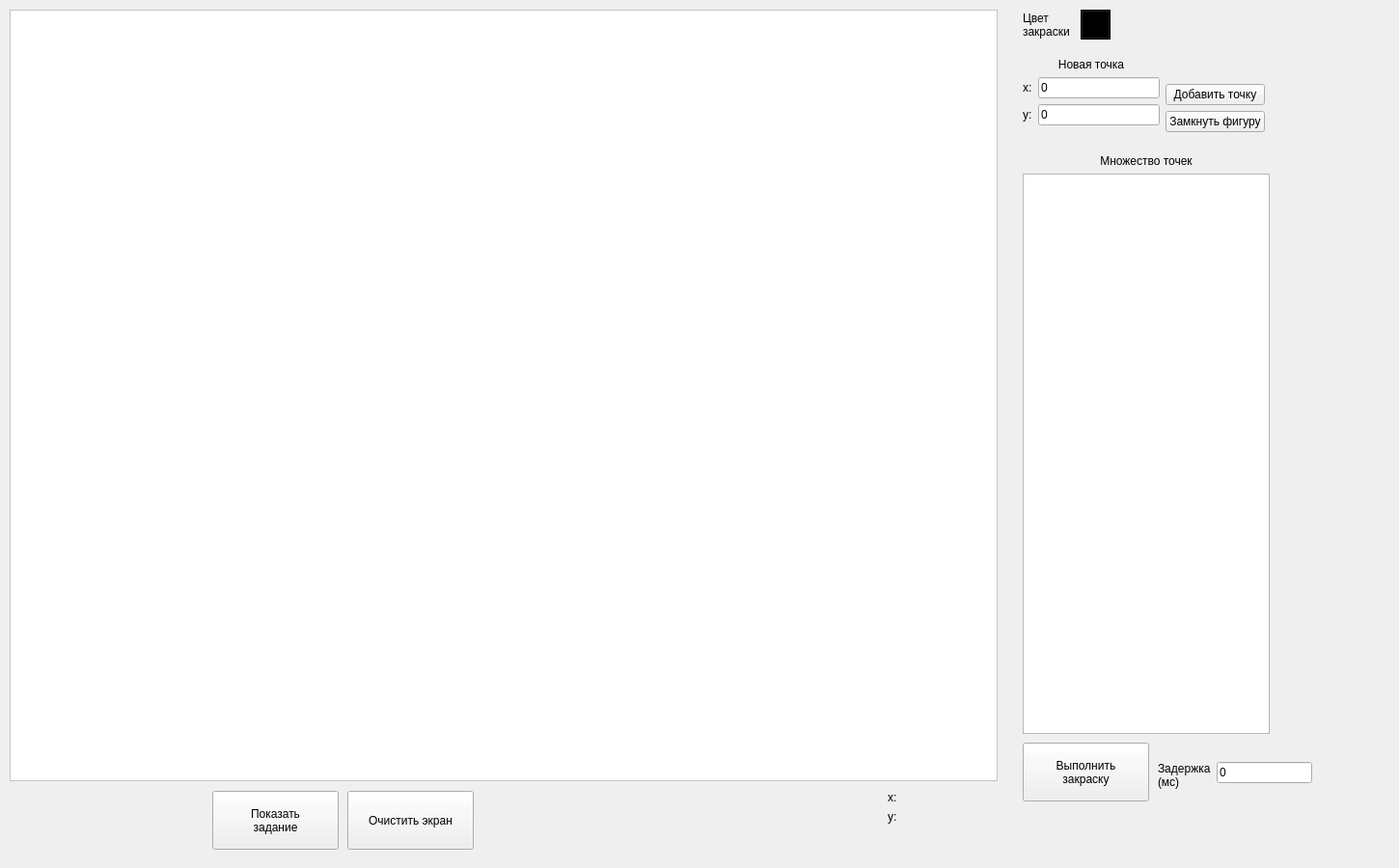
<?xml version="1.0" encoding="UTF-8"?>
<ui version="4.0">
 <class>MainWindow</class>
 <widget class="QMainWindow" name="MainWindow">
  <property name="geometry">
   <rect>
    <x>0</x>
    <y>0</y>
    <width>1450</width>
    <height>900</height>
   </rect>
  </property>
  <property name="sizePolicy">
   <sizepolicy hsizetype="Fixed" vsizetype="Fixed">
    <horstretch>0</horstretch>
    <verstretch>0</verstretch>
   </sizepolicy>
  </property>
  <property name="minimumSize">
   <size>
    <width>1450</width>
    <height>900</height>
   </size>
  </property>
  <property name="maximumSize">
   <size>
    <width>1450</width>
    <height>900</height>
   </size>
  </property>
  <property name="windowTitle">
   <string>Лабораторная работа №5</string>
  </property>
  <property name="tabShape">
   <enum>QTabWidget::TabShape::Rounded</enum>
  </property>
  <property name="unifiedTitleAndToolBarOnMac">
   <bool>true</bool>
  </property>
  <widget class="QWidget" name="centralwidget">
   <widget class="QPushButton" name="showTaskButton">
    <property name="geometry">
     <rect>
      <x>220</x>
      <y>820</y>
      <width>131</width>
      <height>61</height>
     </rect>
    </property>
    <property name="text">
     <string>Показать
задание</string>
    </property>
   </widget>
   <widget class="QGraphicsView" name="graphicsView">
    <property name="geometry">
     <rect>
      <x>10</x>
      <y>10</y>
      <width>1024</width>
      <height>800</height>
     </rect>
    </property>
    <property name="sizePolicy">
     <sizepolicy hsizetype="Fixed" vsizetype="Fixed">
      <horstretch>0</horstretch>
      <verstretch>0</verstretch>
     </sizepolicy>
    </property>
    <property name="palette">
     <palette>
      <active>
       <colorrole role="WindowText">
        <brush brushstyle="SolidPattern">
         <color alpha="255">
          <red>0</red>
          <green>0</green>
          <blue>0</blue>
         </color>
        </brush>
       </colorrole>
       <colorrole role="Button">
        <brush brushstyle="SolidPattern">
         <color alpha="255">
          <red>255</red>
          <green>255</green>
          <blue>255</blue>
         </color>
        </brush>
       </colorrole>
       <colorrole role="Light">
        <brush brushstyle="SolidPattern">
         <color alpha="255">
          <red>255</red>
          <green>255</green>
          <blue>255</blue>
         </color>
        </brush>
       </colorrole>
       <colorrole role="Midlight">
        <brush brushstyle="SolidPattern">
         <color alpha="255">
          <red>255</red>
          <green>255</green>
          <blue>255</blue>
         </color>
        </brush>
       </colorrole>
       <colorrole role="Dark">
        <brush brushstyle="SolidPattern">
         <color alpha="255">
          <red>127</red>
          <green>127</green>
          <blue>127</blue>
         </color>
        </brush>
       </colorrole>
       <colorrole role="Mid">
        <brush brushstyle="SolidPattern">
         <color alpha="255">
          <red>170</red>
          <green>170</green>
          <blue>170</blue>
         </color>
        </brush>
       </colorrole>
       <colorrole role="Text">
        <brush brushstyle="SolidPattern">
         <color alpha="255">
          <red>0</red>
          <green>0</green>
          <blue>0</blue>
         </color>
        </brush>
       </colorrole>
       <colorrole role="BrightText">
        <brush brushstyle="SolidPattern">
         <color alpha="255">
          <red>255</red>
          <green>255</green>
          <blue>255</blue>
         </color>
        </brush>
       </colorrole>
       <colorrole role="ButtonText">
        <brush brushstyle="SolidPattern">
         <color alpha="255">
          <red>0</red>
          <green>0</green>
          <blue>0</blue>
         </color>
        </brush>
       </colorrole>
       <colorrole role="Base">
        <brush brushstyle="SolidPattern">
         <color alpha="255">
          <red>255</red>
          <green>255</green>
          <blue>255</blue>
         </color>
        </brush>
       </colorrole>
       <colorrole role="Window">
        <brush brushstyle="SolidPattern">
         <color alpha="255">
          <red>255</red>
          <green>255</green>
          <blue>255</blue>
         </color>
        </brush>
       </colorrole>
       <colorrole role="Shadow">
        <brush brushstyle="SolidPattern">
         <color alpha="255">
          <red>0</red>
          <green>0</green>
          <blue>0</blue>
         </color>
        </brush>
       </colorrole>
       <colorrole role="AlternateBase">
        <brush brushstyle="SolidPattern">
         <color alpha="255">
          <red>255</red>
          <green>255</green>
          <blue>255</blue>
         </color>
        </brush>
       </colorrole>
       <colorrole role="ToolTipBase">
        <brush brushstyle="SolidPattern">
         <color alpha="255">
          <red>255</red>
          <green>255</green>
          <blue>220</blue>
         </color>
        </brush>
       </colorrole>
       <colorrole role="ToolTipText">
        <brush brushstyle="SolidPattern">
         <color alpha="255">
          <red>0</red>
          <green>0</green>
          <blue>0</blue>
         </color>
        </brush>
       </colorrole>
       <colorrole role="PlaceholderText">
        <brush brushstyle="SolidPattern">
         <color alpha="127">
          <red>0</red>
          <green>0</green>
          <blue>0</blue>
         </color>
        </brush>
       </colorrole>
       <colorrole role="Accent">
        <brush brushstyle="SolidPattern">
         <color alpha="255">
          <red>255</red>
          <green>255</green>
          <blue>255</blue>
         </color>
        </brush>
       </colorrole>
      </active>
      <inactive>
       <colorrole role="WindowText">
        <brush brushstyle="SolidPattern">
         <color alpha="255">
          <red>0</red>
          <green>0</green>
          <blue>0</blue>
         </color>
        </brush>
       </colorrole>
       <colorrole role="Button">
        <brush brushstyle="SolidPattern">
         <color alpha="255">
          <red>255</red>
          <green>255</green>
          <blue>255</blue>
         </color>
        </brush>
       </colorrole>
       <colorrole role="Light">
        <brush brushstyle="SolidPattern">
         <color alpha="255">
          <red>255</red>
          <green>255</green>
          <blue>255</blue>
         </color>
        </brush>
       </colorrole>
       <colorrole role="Midlight">
        <brush brushstyle="SolidPattern">
         <color alpha="255">
          <red>255</red>
          <green>255</green>
          <blue>255</blue>
         </color>
        </brush>
       </colorrole>
       <colorrole role="Dark">
        <brush brushstyle="SolidPattern">
         <color alpha="255">
          <red>127</red>
          <green>127</green>
          <blue>127</blue>
         </color>
        </brush>
       </colorrole>
       <colorrole role="Mid">
        <brush brushstyle="SolidPattern">
         <color alpha="255">
          <red>170</red>
          <green>170</green>
          <blue>170</blue>
         </color>
        </brush>
       </colorrole>
       <colorrole role="Text">
        <brush brushstyle="SolidPattern">
         <color alpha="255">
          <red>0</red>
          <green>0</green>
          <blue>0</blue>
         </color>
        </brush>
       </colorrole>
       <colorrole role="BrightText">
        <brush brushstyle="SolidPattern">
         <color alpha="255">
          <red>255</red>
          <green>255</green>
          <blue>255</blue>
         </color>
        </brush>
       </colorrole>
       <colorrole role="ButtonText">
        <brush brushstyle="SolidPattern">
         <color alpha="255">
          <red>0</red>
          <green>0</green>
          <blue>0</blue>
         </color>
        </brush>
       </colorrole>
       <colorrole role="Base">
        <brush brushstyle="SolidPattern">
         <color alpha="255">
          <red>255</red>
          <green>255</green>
          <blue>255</blue>
         </color>
        </brush>
       </colorrole>
       <colorrole role="Window">
        <brush brushstyle="SolidPattern">
         <color alpha="255">
          <red>255</red>
          <green>255</green>
          <blue>255</blue>
         </color>
        </brush>
       </colorrole>
       <colorrole role="Shadow">
        <brush brushstyle="SolidPattern">
         <color alpha="255">
          <red>0</red>
          <green>0</green>
          <blue>0</blue>
         </color>
        </brush>
       </colorrole>
       <colorrole role="AlternateBase">
        <brush brushstyle="SolidPattern">
         <color alpha="255">
          <red>255</red>
          <green>255</green>
          <blue>255</blue>
         </color>
        </brush>
       </colorrole>
       <colorrole role="ToolTipBase">
        <brush brushstyle="SolidPattern">
         <color alpha="255">
          <red>255</red>
          <green>255</green>
          <blue>220</blue>
         </color>
        </brush>
       </colorrole>
       <colorrole role="ToolTipText">
        <brush brushstyle="SolidPattern">
         <color alpha="255">
          <red>0</red>
          <green>0</green>
          <blue>0</blue>
         </color>
        </brush>
       </colorrole>
       <colorrole role="PlaceholderText">
        <brush brushstyle="SolidPattern">
         <color alpha="127">
          <red>0</red>
          <green>0</green>
          <blue>0</blue>
         </color>
        </brush>
       </colorrole>
       <colorrole role="Accent">
        <brush brushstyle="SolidPattern">
         <color alpha="255">
          <red>255</red>
          <green>255</green>
          <blue>255</blue>
         </color>
        </brush>
       </colorrole>
      </inactive>
      <disabled>
       <colorrole role="WindowText">
        <brush brushstyle="SolidPattern">
         <color alpha="255">
          <red>127</red>
          <green>127</green>
          <blue>127</blue>
         </color>
        </brush>
       </colorrole>
       <colorrole role="Button">
        <brush brushstyle="SolidPattern">
         <color alpha="255">
          <red>255</red>
          <green>255</green>
          <blue>255</blue>
         </color>
        </brush>
       </colorrole>
       <colorrole role="Light">
        <brush brushstyle="SolidPattern">
         <color alpha="255">
          <red>255</red>
          <green>255</green>
          <blue>255</blue>
         </color>
        </brush>
       </colorrole>
       <colorrole role="Midlight">
        <brush brushstyle="SolidPattern">
         <color alpha="255">
          <red>255</red>
          <green>255</green>
          <blue>255</blue>
         </color>
        </brush>
       </colorrole>
       <colorrole role="Dark">
        <brush brushstyle="SolidPattern">
         <color alpha="255">
          <red>127</red>
          <green>127</green>
          <blue>127</blue>
         </color>
        </brush>
       </colorrole>
       <colorrole role="Mid">
        <brush brushstyle="SolidPattern">
         <color alpha="255">
          <red>170</red>
          <green>170</green>
          <blue>170</blue>
         </color>
        </brush>
       </colorrole>
       <colorrole role="Text">
        <brush brushstyle="SolidPattern">
         <color alpha="255">
          <red>127</red>
          <green>127</green>
          <blue>127</blue>
         </color>
        </brush>
       </colorrole>
       <colorrole role="BrightText">
        <brush brushstyle="SolidPattern">
         <color alpha="255">
          <red>255</red>
          <green>255</green>
          <blue>255</blue>
         </color>
        </brush>
       </colorrole>
       <colorrole role="ButtonText">
        <brush brushstyle="SolidPattern">
         <color alpha="255">
          <red>127</red>
          <green>127</green>
          <blue>127</blue>
         </color>
        </brush>
       </colorrole>
       <colorrole role="Base">
        <brush brushstyle="SolidPattern">
         <color alpha="255">
          <red>255</red>
          <green>255</green>
          <blue>255</blue>
         </color>
        </brush>
       </colorrole>
       <colorrole role="Window">
        <brush brushstyle="SolidPattern">
         <color alpha="255">
          <red>255</red>
          <green>255</green>
          <blue>255</blue>
         </color>
        </brush>
       </colorrole>
       <colorrole role="Shadow">
        <brush brushstyle="SolidPattern">
         <color alpha="255">
          <red>0</red>
          <green>0</green>
          <blue>0</blue>
         </color>
        </brush>
       </colorrole>
       <colorrole role="AlternateBase">
        <brush brushstyle="SolidPattern">
         <color alpha="255">
          <red>255</red>
          <green>255</green>
          <blue>255</blue>
         </color>
        </brush>
       </colorrole>
       <colorrole role="ToolTipBase">
        <brush brushstyle="SolidPattern">
         <color alpha="255">
          <red>255</red>
          <green>255</green>
          <blue>220</blue>
         </color>
        </brush>
       </colorrole>
       <colorrole role="ToolTipText">
        <brush brushstyle="SolidPattern">
         <color alpha="255">
          <red>0</red>
          <green>0</green>
          <blue>0</blue>
         </color>
        </brush>
       </colorrole>
       <colorrole role="PlaceholderText">
        <brush brushstyle="SolidPattern">
         <color alpha="127">
          <red>127</red>
          <green>127</green>
          <blue>127</blue>
         </color>
        </brush>
       </colorrole>
       <colorrole role="Accent">
        <brush brushstyle="SolidPattern">
         <color alpha="255">
          <red>255</red>
          <green>255</green>
          <blue>255</blue>
         </color>
        </brush>
       </colorrole>
      </disabled>
     </palette>
    </property>
    <property name="cursor" stdset="0">
     <cursorShape>WaitCursor</cursorShape>
    </property>
    <property name="verticalScrollBarPolicy">
     <enum>Qt::ScrollBarPolicy::ScrollBarAlwaysOff</enum>
    </property>
    <property name="horizontalScrollBarPolicy">
     <enum>Qt::ScrollBarPolicy::ScrollBarAlwaysOff</enum>
    </property>
    <property name="dragMode">
     <enum>QGraphicsView::DragMode::NoDrag</enum>
    </property>
    <property name="transformationAnchor">
     <enum>QGraphicsView::ViewportAnchor::NoAnchor</enum>
    </property>
    <property name="resizeAnchor">
     <enum>QGraphicsView::ViewportAnchor::NoAnchor</enum>
    </property>
    <property name="viewportUpdateMode">
     <enum>QGraphicsView::ViewportUpdateMode::NoViewportUpdate</enum>
    </property>
   </widget>
   <widget class="QWidget" name="formLayoutWidget">
    <property name="geometry">
     <rect>
      <x>920</x>
      <y>820</y>
      <width>121</width>
      <height>44</height>
     </rect>
    </property>
    <layout class="QFormLayout" name="coordinateLayout">
     <property name="sizeConstraint">
      <enum>QLayout::SizeConstraint::SetFixedSize</enum>
     </property>
     <property name="fieldGrowthPolicy">
      <enum>QFormLayout::FieldGrowthPolicy::AllNonFixedFieldsGrow</enum>
     </property>
     <property name="labelAlignment">
      <set>Qt::AlignmentFlag::AlignLeading|Qt::AlignmentFlag::AlignLeft|Qt::AlignmentFlag::AlignVCenter</set>
     </property>
     <item row="0" column="1">
      <widget class="QLabel" name="cursorPositionX">
       <property name="text">
        <string/>
       </property>
      </widget>
     </item>
     <item row="1" column="0">
      <widget class="QLabel" name="positionLabelY">
       <property name="text">
        <string>y:</string>
       </property>
      </widget>
     </item>
     <item row="0" column="0">
      <widget class="QLabel" name="positionLabelX">
       <property name="sizePolicy">
        <sizepolicy hsizetype="Fixed" vsizetype="Fixed">
         <horstretch>0</horstretch>
         <verstretch>0</verstretch>
        </sizepolicy>
       </property>
       <property name="text">
        <string>x:</string>
       </property>
      </widget>
     </item>
     <item row="1" column="1">
      <widget class="QLabel" name="cursorPositionY">
       <property name="text">
        <string/>
       </property>
      </widget>
     </item>
    </layout>
   </widget>
   <widget class="QPushButton" name="clearScreenButton">
    <property name="geometry">
     <rect>
      <x>360</x>
      <y>820</y>
      <width>131</width>
      <height>61</height>
     </rect>
    </property>
    <property name="text">
     <string>Очистить экран</string>
    </property>
   </widget>
   <widget class="QToolButton" name="colorChangeButton">
    <property name="geometry">
     <rect>
      <x>1120</x>
      <y>10</y>
      <width>31</width>
      <height>31</height>
     </rect>
    </property>
    <property name="sizePolicy">
     <sizepolicy hsizetype="Minimum" vsizetype="Minimum">
      <horstretch>0</horstretch>
      <verstretch>0</verstretch>
     </sizepolicy>
    </property>
    <property name="palette">
     <palette>
      <active>
       <colorrole role="WindowText">
        <brush brushstyle="SolidPattern">
         <color alpha="255">
          <red>0</red>
          <green>0</green>
          <blue>0</blue>
         </color>
        </brush>
       </colorrole>
       <colorrole role="Button">
        <brush brushstyle="SolidPattern">
         <color alpha="255">
          <red>0</red>
          <green>0</green>
          <blue>0</blue>
         </color>
        </brush>
       </colorrole>
       <colorrole role="Light">
        <brush brushstyle="SolidPattern">
         <color alpha="255">
          <red>0</red>
          <green>0</green>
          <blue>0</blue>
         </color>
        </brush>
       </colorrole>
       <colorrole role="Midlight">
        <brush brushstyle="SolidPattern">
         <color alpha="255">
          <red>0</red>
          <green>0</green>
          <blue>0</blue>
         </color>
        </brush>
       </colorrole>
       <colorrole role="Dark">
        <brush brushstyle="SolidPattern">
         <color alpha="255">
          <red>0</red>
          <green>0</green>
          <blue>0</blue>
         </color>
        </brush>
       </colorrole>
       <colorrole role="Mid">
        <brush brushstyle="SolidPattern">
         <color alpha="255">
          <red>0</red>
          <green>0</green>
          <blue>0</blue>
         </color>
        </brush>
       </colorrole>
       <colorrole role="Text">
        <brush brushstyle="SolidPattern">
         <color alpha="255">
          <red>0</red>
          <green>0</green>
          <blue>0</blue>
         </color>
        </brush>
       </colorrole>
       <colorrole role="BrightText">
        <brush brushstyle="SolidPattern">
         <color alpha="255">
          <red>0</red>
          <green>0</green>
          <blue>0</blue>
         </color>
        </brush>
       </colorrole>
       <colorrole role="ButtonText">
        <brush brushstyle="SolidPattern">
         <color alpha="255">
          <red>0</red>
          <green>0</green>
          <blue>0</blue>
         </color>
        </brush>
       </colorrole>
       <colorrole role="Base">
        <brush brushstyle="SolidPattern">
         <color alpha="255">
          <red>0</red>
          <green>0</green>
          <blue>0</blue>
         </color>
        </brush>
       </colorrole>
       <colorrole role="Window">
        <brush brushstyle="SolidPattern">
         <color alpha="255">
          <red>0</red>
          <green>0</green>
          <blue>0</blue>
         </color>
        </brush>
       </colorrole>
       <colorrole role="Shadow">
        <brush brushstyle="SolidPattern">
         <color alpha="255">
          <red>0</red>
          <green>0</green>
          <blue>0</blue>
         </color>
        </brush>
       </colorrole>
       <colorrole role="Highlight">
        <brush brushstyle="SolidPattern">
         <color alpha="255">
          <red>0</red>
          <green>0</green>
          <blue>0</blue>
         </color>
        </brush>
       </colorrole>
       <colorrole role="HighlightedText">
        <brush brushstyle="SolidPattern">
         <color alpha="255">
          <red>0</red>
          <green>0</green>
          <blue>0</blue>
         </color>
        </brush>
       </colorrole>
       <colorrole role="Link">
        <brush brushstyle="SolidPattern">
         <color alpha="255">
          <red>0</red>
          <green>0</green>
          <blue>0</blue>
         </color>
        </brush>
       </colorrole>
       <colorrole role="LinkVisited">
        <brush brushstyle="SolidPattern">
         <color alpha="255">
          <red>0</red>
          <green>0</green>
          <blue>0</blue>
         </color>
        </brush>
       </colorrole>
       <colorrole role="AlternateBase">
        <brush brushstyle="SolidPattern">
         <color alpha="255">
          <red>0</red>
          <green>0</green>
          <blue>0</blue>
         </color>
        </brush>
       </colorrole>
       <colorrole role="ToolTipBase">
        <brush brushstyle="SolidPattern">
         <color alpha="255">
          <red>0</red>
          <green>0</green>
          <blue>0</blue>
         </color>
        </brush>
       </colorrole>
       <colorrole role="ToolTipText">
        <brush brushstyle="SolidPattern">
         <color alpha="255">
          <red>0</red>
          <green>0</green>
          <blue>0</blue>
         </color>
        </brush>
       </colorrole>
       <colorrole role="PlaceholderText">
        <brush brushstyle="SolidPattern">
         <color alpha="255">
          <red>0</red>
          <green>0</green>
          <blue>0</blue>
         </color>
        </brush>
       </colorrole>
       <colorrole role="Accent">
        <brush brushstyle="SolidPattern">
         <color alpha="255">
          <red>0</red>
          <green>0</green>
          <blue>0</blue>
         </color>
        </brush>
       </colorrole>
      </active>
      <inactive>
       <colorrole role="WindowText">
        <brush brushstyle="SolidPattern">
         <color alpha="255">
          <red>0</red>
          <green>0</green>
          <blue>0</blue>
         </color>
        </brush>
       </colorrole>
       <colorrole role="Button">
        <brush brushstyle="SolidPattern">
         <color alpha="255">
          <red>0</red>
          <green>0</green>
          <blue>0</blue>
         </color>
        </brush>
       </colorrole>
       <colorrole role="Light">
        <brush brushstyle="SolidPattern">
         <color alpha="255">
          <red>0</red>
          <green>0</green>
          <blue>0</blue>
         </color>
        </brush>
       </colorrole>
       <colorrole role="Midlight">
        <brush brushstyle="SolidPattern">
         <color alpha="255">
          <red>0</red>
          <green>0</green>
          <blue>0</blue>
         </color>
        </brush>
       </colorrole>
       <colorrole role="Dark">
        <brush brushstyle="SolidPattern">
         <color alpha="255">
          <red>0</red>
          <green>0</green>
          <blue>0</blue>
         </color>
        </brush>
       </colorrole>
       <colorrole role="Mid">
        <brush brushstyle="SolidPattern">
         <color alpha="255">
          <red>0</red>
          <green>0</green>
          <blue>0</blue>
         </color>
        </brush>
       </colorrole>
       <colorrole role="Text">
        <brush brushstyle="SolidPattern">
         <color alpha="255">
          <red>0</red>
          <green>0</green>
          <blue>0</blue>
         </color>
        </brush>
       </colorrole>
       <colorrole role="BrightText">
        <brush brushstyle="SolidPattern">
         <color alpha="255">
          <red>0</red>
          <green>0</green>
          <blue>0</blue>
         </color>
        </brush>
       </colorrole>
       <colorrole role="ButtonText">
        <brush brushstyle="SolidPattern">
         <color alpha="255">
          <red>0</red>
          <green>0</green>
          <blue>0</blue>
         </color>
        </brush>
       </colorrole>
       <colorrole role="Base">
        <brush brushstyle="SolidPattern">
         <color alpha="255">
          <red>0</red>
          <green>0</green>
          <blue>0</blue>
         </color>
        </brush>
       </colorrole>
       <colorrole role="Window">
        <brush brushstyle="SolidPattern">
         <color alpha="255">
          <red>0</red>
          <green>0</green>
          <blue>0</blue>
         </color>
        </brush>
       </colorrole>
       <colorrole role="Shadow">
        <brush brushstyle="SolidPattern">
         <color alpha="255">
          <red>0</red>
          <green>0</green>
          <blue>0</blue>
         </color>
        </brush>
       </colorrole>
       <colorrole role="Highlight">
        <brush brushstyle="SolidPattern">
         <color alpha="255">
          <red>0</red>
          <green>0</green>
          <blue>0</blue>
         </color>
        </brush>
       </colorrole>
       <colorrole role="HighlightedText">
        <brush brushstyle="SolidPattern">
         <color alpha="255">
          <red>0</red>
          <green>0</green>
          <blue>0</blue>
         </color>
        </brush>
       </colorrole>
       <colorrole role="Link">
        <brush brushstyle="SolidPattern">
         <color alpha="255">
          <red>0</red>
          <green>0</green>
          <blue>0</blue>
         </color>
        </brush>
       </colorrole>
       <colorrole role="LinkVisited">
        <brush brushstyle="SolidPattern">
         <color alpha="255">
          <red>0</red>
          <green>0</green>
          <blue>0</blue>
         </color>
        </brush>
       </colorrole>
       <colorrole role="AlternateBase">
        <brush brushstyle="SolidPattern">
         <color alpha="255">
          <red>0</red>
          <green>0</green>
          <blue>0</blue>
         </color>
        </brush>
       </colorrole>
       <colorrole role="ToolTipBase">
        <brush brushstyle="SolidPattern">
         <color alpha="255">
          <red>0</red>
          <green>0</green>
          <blue>0</blue>
         </color>
        </brush>
       </colorrole>
       <colorrole role="ToolTipText">
        <brush brushstyle="SolidPattern">
         <color alpha="255">
          <red>0</red>
          <green>0</green>
          <blue>0</blue>
         </color>
        </brush>
       </colorrole>
       <colorrole role="PlaceholderText">
        <brush brushstyle="SolidPattern">
         <color alpha="255">
          <red>0</red>
          <green>0</green>
          <blue>0</blue>
         </color>
        </brush>
       </colorrole>
       <colorrole role="Accent">
        <brush brushstyle="SolidPattern">
         <color alpha="255">
          <red>0</red>
          <green>0</green>
          <blue>0</blue>
         </color>
        </brush>
       </colorrole>
      </inactive>
      <disabled>
       <colorrole role="WindowText">
        <brush brushstyle="SolidPattern">
         <color alpha="255">
          <red>0</red>
          <green>0</green>
          <blue>0</blue>
         </color>
        </brush>
       </colorrole>
       <colorrole role="Button">
        <brush brushstyle="SolidPattern">
         <color alpha="255">
          <red>0</red>
          <green>0</green>
          <blue>0</blue>
         </color>
        </brush>
       </colorrole>
       <colorrole role="Light">
        <brush brushstyle="SolidPattern">
         <color alpha="255">
          <red>0</red>
          <green>0</green>
          <blue>0</blue>
         </color>
        </brush>
       </colorrole>
       <colorrole role="Midlight">
        <brush brushstyle="SolidPattern">
         <color alpha="255">
          <red>0</red>
          <green>0</green>
          <blue>0</blue>
         </color>
        </brush>
       </colorrole>
       <colorrole role="Dark">
        <brush brushstyle="SolidPattern">
         <color alpha="255">
          <red>0</red>
          <green>0</green>
          <blue>0</blue>
         </color>
        </brush>
       </colorrole>
       <colorrole role="Mid">
        <brush brushstyle="SolidPattern">
         <color alpha="255">
          <red>0</red>
          <green>0</green>
          <blue>0</blue>
         </color>
        </brush>
       </colorrole>
       <colorrole role="Text">
        <brush brushstyle="SolidPattern">
         <color alpha="255">
          <red>0</red>
          <green>0</green>
          <blue>0</blue>
         </color>
        </brush>
       </colorrole>
       <colorrole role="BrightText">
        <brush brushstyle="SolidPattern">
         <color alpha="255">
          <red>0</red>
          <green>0</green>
          <blue>0</blue>
         </color>
        </brush>
       </colorrole>
       <colorrole role="ButtonText">
        <brush brushstyle="SolidPattern">
         <color alpha="255">
          <red>0</red>
          <green>0</green>
          <blue>0</blue>
         </color>
        </brush>
       </colorrole>
       <colorrole role="Base">
        <brush brushstyle="SolidPattern">
         <color alpha="255">
          <red>0</red>
          <green>0</green>
          <blue>0</blue>
         </color>
        </brush>
       </colorrole>
       <colorrole role="Window">
        <brush brushstyle="SolidPattern">
         <color alpha="255">
          <red>0</red>
          <green>0</green>
          <blue>0</blue>
         </color>
        </brush>
       </colorrole>
       <colorrole role="Shadow">
        <brush brushstyle="SolidPattern">
         <color alpha="255">
          <red>0</red>
          <green>0</green>
          <blue>0</blue>
         </color>
        </brush>
       </colorrole>
       <colorrole role="HighlightedText">
        <brush brushstyle="SolidPattern">
         <color alpha="255">
          <red>0</red>
          <green>0</green>
          <blue>0</blue>
         </color>
        </brush>
       </colorrole>
       <colorrole role="Link">
        <brush brushstyle="SolidPattern">
         <color alpha="255">
          <red>0</red>
          <green>0</green>
          <blue>0</blue>
         </color>
        </brush>
       </colorrole>
       <colorrole role="LinkVisited">
        <brush brushstyle="SolidPattern">
         <color alpha="255">
          <red>0</red>
          <green>0</green>
          <blue>0</blue>
         </color>
        </brush>
       </colorrole>
       <colorrole role="AlternateBase">
        <brush brushstyle="SolidPattern">
         <color alpha="255">
          <red>0</red>
          <green>0</green>
          <blue>0</blue>
         </color>
        </brush>
       </colorrole>
       <colorrole role="ToolTipBase">
        <brush brushstyle="SolidPattern">
         <color alpha="255">
          <red>0</red>
          <green>0</green>
          <blue>0</blue>
         </color>
        </brush>
       </colorrole>
       <colorrole role="ToolTipText">
        <brush brushstyle="SolidPattern">
         <color alpha="255">
          <red>0</red>
          <green>0</green>
          <blue>0</blue>
         </color>
        </brush>
       </colorrole>
       <colorrole role="PlaceholderText">
        <brush brushstyle="SolidPattern">
         <color alpha="255">
          <red>0</red>
          <green>0</green>
          <blue>0</blue>
         </color>
        </brush>
       </colorrole>
       <colorrole role="Accent">
        <brush brushstyle="SolidPattern">
         <color alpha="255">
          <red>0</red>
          <green>0</green>
          <blue>0</blue>
         </color>
        </brush>
       </colorrole>
      </disabled>
     </palette>
    </property>
    <property name="layoutDirection">
     <enum>Qt::LayoutDirection::LeftToRight</enum>
    </property>
    <property name="autoFillBackground">
     <bool>true</bool>
    </property>
    <property name="text">
     <string/>
    </property>
   </widget>
   <widget class="QLabel" name="fillColorLabel">
    <property name="geometry">
     <rect>
      <x>1060</x>
      <y>10</y>
      <width>51</width>
      <height>31</height>
     </rect>
    </property>
    <property name="text">
     <string>Цвет
закраски</string>
    </property>
   </widget>
   <widget class="QWidget" name="verticalLayoutWidget_2">
    <property name="geometry">
     <rect>
      <x>1060</x>
      <y>160</y>
      <width>256</width>
      <height>601</height>
     </rect>
    </property>
    <layout class="QVBoxLayout" name="tableLayout">
     <item>
      <widget class="QLabel" name="tableLayoutLabel">
       <property name="text">
        <string>Множество точек</string>
       </property>
       <property name="alignment">
        <set>Qt::AlignmentFlag::AlignCenter</set>
       </property>
      </widget>
     </item>
     <item>
      <widget class="QTableView" name="pointsTableView"/>
     </item>
    </layout>
   </widget>
   <widget class="QWidget" name="horizontalLayoutWidget">
    <property name="geometry">
     <rect>
      <x>1060</x>
      <y>60</y>
      <width>251</width>
      <height>91</height>
     </rect>
    </property>
    <layout class="QHBoxLayout" name="manualPointHorLayout">
     <item>
      <layout class="QFormLayout" name="newPointLayout">
       <item row="0" column="0" colspan="2">
        <widget class="QLabel" name="newPointLabel">
         <property name="text">
          <string>Новая точка</string>
         </property>
         <property name="alignment">
          <set>Qt::AlignmentFlag::AlignCenter</set>
         </property>
        </widget>
       </item>
       <item row="1" column="0">
        <widget class="QLabel" name="newPointLabelX">
         <property name="text">
          <string>x:</string>
         </property>
        </widget>
       </item>
       <item row="1" column="1">
        <widget class="QLineEdit" name="newPointEditX">
         <property name="text">
          <string>0</string>
         </property>
        </widget>
       </item>
       <item row="2" column="0">
        <widget class="QLabel" name="newPointLabelY">
         <property name="text">
          <string>y:</string>
         </property>
        </widget>
       </item>
       <item row="2" column="1">
        <widget class="QLineEdit" name="newPointEditY">
         <property name="text">
          <string>0</string>
         </property>
        </widget>
       </item>
      </layout>
     </item>
     <item>
      <layout class="QVBoxLayout" name="manualPointButtons">
       <item>
        <spacer name="verticalSpacer">
         <property name="orientation">
          <enum>Qt::Orientation::Vertical</enum>
         </property>
         <property name="sizeHint" stdset="0">
          <size>
           <width>20</width>
           <height>40</height>
          </size>
         </property>
        </spacer>
       </item>
       <item>
        <spacer name="verticalSpacer_3">
         <property name="orientation">
          <enum>Qt::Orientation::Vertical</enum>
         </property>
         <property name="sizeHint" stdset="0">
          <size>
           <width>20</width>
           <height>40</height>
          </size>
         </property>
        </spacer>
       </item>
       <item>
        <widget class="QPushButton" name="addPointButton">
         <property name="text">
          <string>Добавить точку</string>
         </property>
        </widget>
       </item>
       <item>
        <widget class="QPushButton" name="closeFigureButton">
         <property name="text">
          <string>Замкнуть фигуру</string>
         </property>
        </widget>
       </item>
       <item>
        <spacer name="verticalSpacer_2">
         <property name="orientation">
          <enum>Qt::Orientation::Vertical</enum>
         </property>
         <property name="sizeHint" stdset="0">
          <size>
           <width>20</width>
           <height>40</height>
          </size>
         </property>
        </spacer>
       </item>
      </layout>
     </item>
    </layout>
   </widget>
   <widget class="QPushButton" name="fillFigureButton">
    <property name="geometry">
     <rect>
      <x>1060</x>
      <y>770</y>
      <width>131</width>
      <height>61</height>
     </rect>
    </property>
    <property name="text">
     <string>Выполнить
закраску</string>
    </property>
   </widget>
   <widget class="QWidget" name="formLayoutWidget_2">
    <property name="geometry">
     <rect>
      <x>1200</x>
      <y>790</y>
      <width>160</width>
      <height>41</height>
     </rect>
    </property>
    <layout class="QFormLayout" name="formLayout">
     <item row="0" column="0">
      <widget class="QLabel" name="delayLabel">
       <property name="text">
        <string>Задержка
(мс)</string>
       </property>
      </widget>
     </item>
     <item row="0" column="1">
      <widget class="QLineEdit" name="delayLineEdit">
       <property name="text">
        <string>0</string>
       </property>
      </widget>
     </item>
    </layout>
   </widget>
  </widget>
 </widget>
 <resources/>
 <connections/>
</ui>
